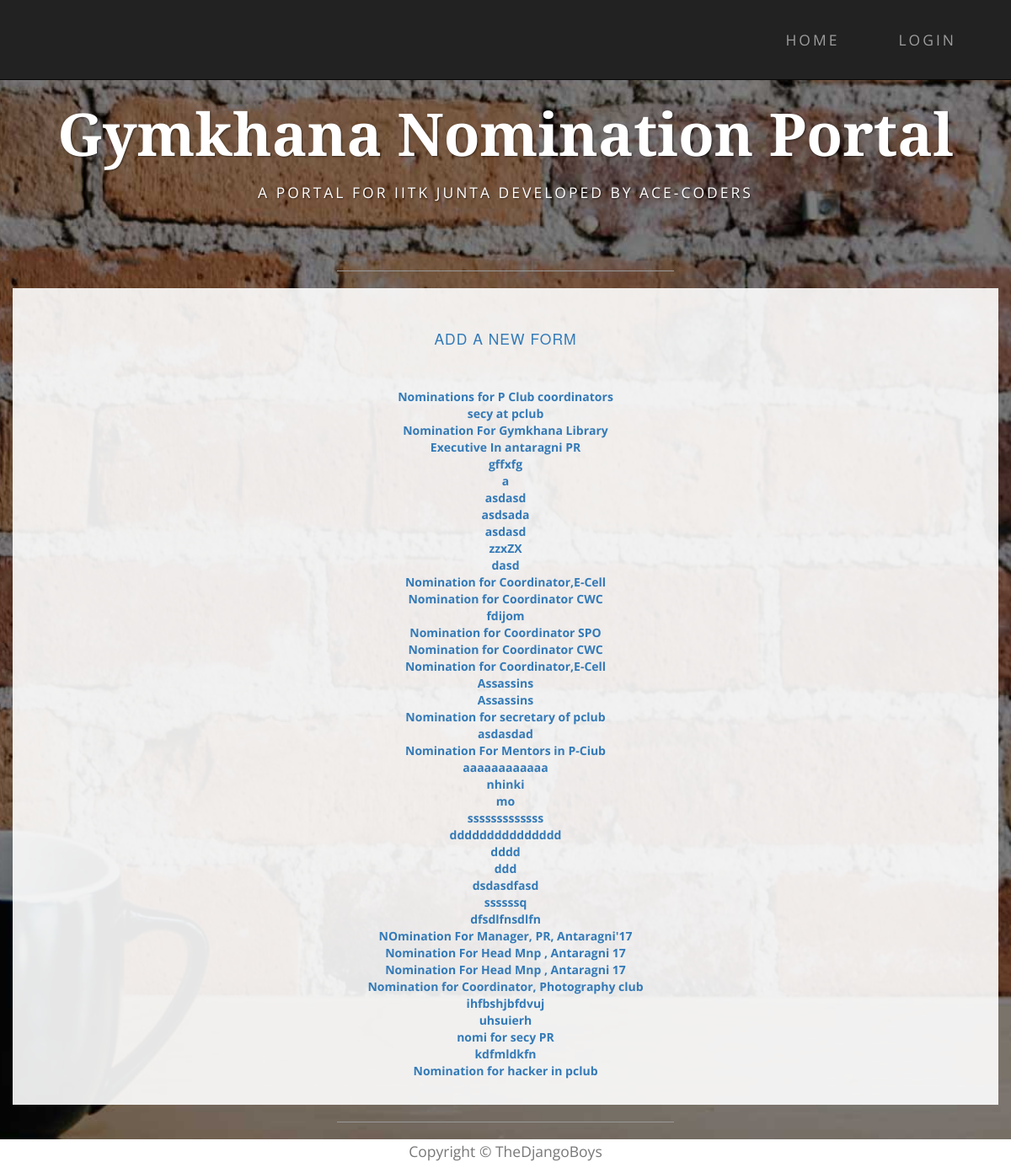
Before: /forms/ with the older database file.
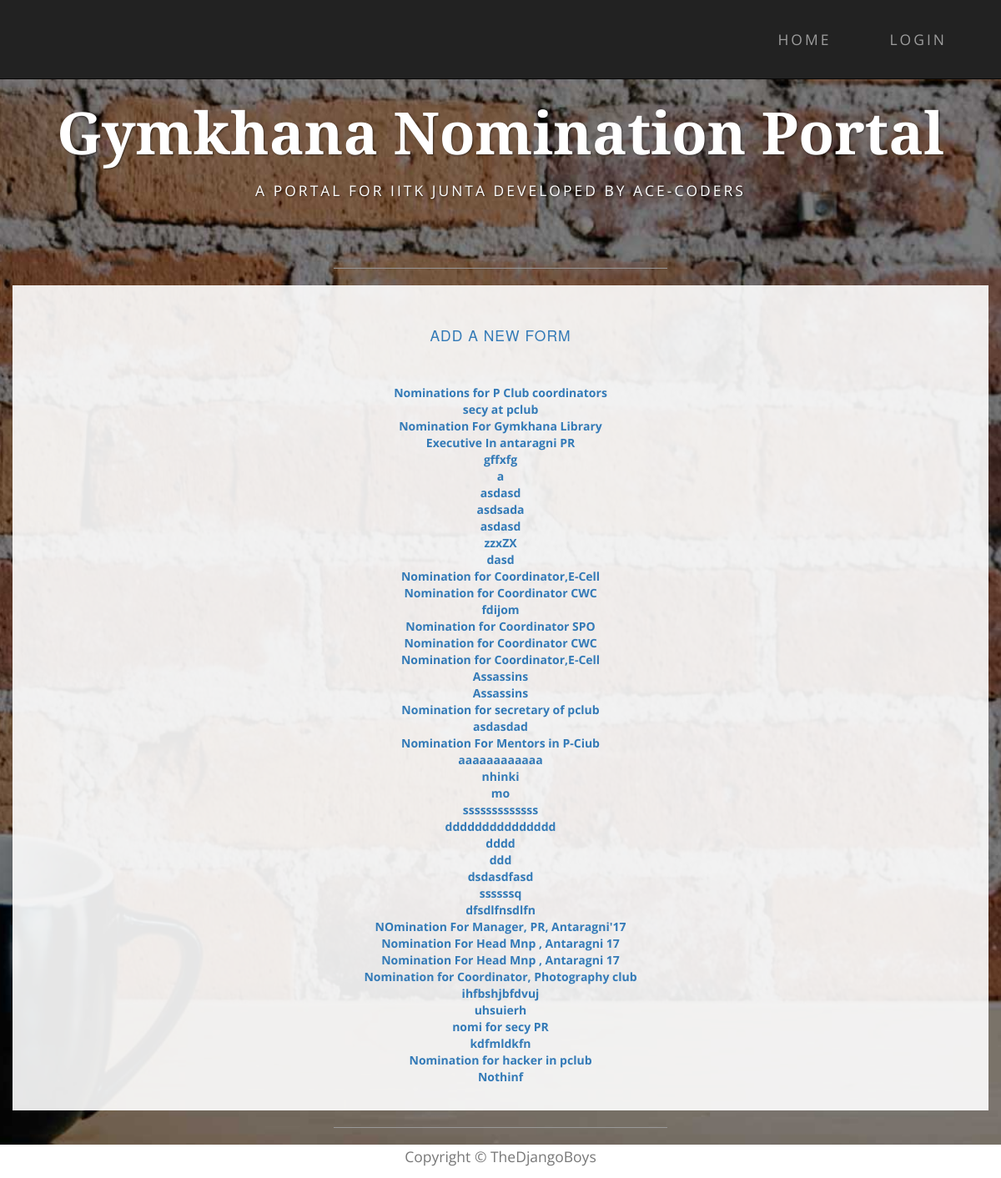
After: the same page with the newer database file.
### forms/models.py (models this page shows, shortened)
class Questionnaire(models.Model):
    name = models.CharField(max_length=100, null=True)
    description = models.TextField(max_length=1000)
    status = models.CharField(max_length=100, null=True, blank=True)

### forms/views.py (the view)
def index(request):
    forms = Questionnaire.objects.all()
    return render(request, 'forms/index.html', context={'forms': forms})

### forms/templates/forms/index.html (shortened to what this page needs)
{% extends "index.html" %}
{% load staticfiles %}
{% block content %}
<div class="container box">
    <div class="row">
        <div class="col-lg-12">
            <h2 class="intro-text text-center">
                <a href="{% url 'forms:build_form' %}">Add a new form</a>
            </h2>
            <br>
            <br>
            {% for form in forms %}
            <div class="row text-center">
                <a href="{% url 'forms:show_form' form.id %}"> <strong>{{form.name}}</strong></a>
            </div>
            {% endfor%}
        </div>
    </div>
</div>
{% endblock content %}

### nomi/templates/index.html (shortened to what this page needs)
{% extends 'base.html' %}
{% load staticfiles %}

### nomi/templates/base.html (shortened to what this page needs)
<!DOCTYPE html>
<html lang="en">
{% load staticfiles %}
<head>
    <link href="{% static 'nomi/css/bootstrap.min.css' %}" rel="stylesheet">
    <link href="{% static 'nomi/css/business-casual.css' %}" rel="stylesheet">
</head>
<body>
 {% block navigation %}
    <nav id="mainNav" class="navbar navbar-inverse navbar-custom navbar-fixed-top">
        <div class="container">
            <div class="collapse navbar-collapse" id="bs-example-navbar-collapse-1">
                 <ul class="nav navbar-nav navbar-right">
                    <li><a href="{% url 'index' %}">Home</a></li>
                    {% if user.is_authenticated %}
                     <li class="dropdown">
                         <a class="btn btn-link dropdown-toggle" data-toggle="dropdown"type="button">Notifications<span class="caret"></span></a>
                         <ul class="dropdown-menu notifications">
                          <!--   {% for each in notice%}
                                 <li class=" lc">{{each}}</li>
                                 <li class="divider"></li>
                             {% endfor %} -->
                             <li><a><b >See all notifications</b></a></li>
                         </ul>
                     </li>
                     <li><a href="{% url 'profile' %}" >{{user.get_username}}</a></li>
                     <li><a href="{% url 'logout' %}?next={% url 'index' %}">Logout</a></li>
                    {% else %}
                        <li><a href="{% url 'login' %}?next={{request.path}}">Login</a></li>
                     {% endif %}
                 </ul>
            </div>
        </div>
    </nav>
 {% endblock %}
 {% block heading %}
    <div class="brand main">Gymkhana Nomination Portal</div>
    <div class="address-bar">A PORTAL FOR IITK JUNTA DEVELOPED BY ACE-CODERS</div>
    <br>
    <hr>
 {% endblock %}
    {% block content %}
    {% endblock %}
    <hr>
    <div class="col-lg-12 text-center " style="background:white;height:40px">
        <p class="text-muted">Copyright &copy; TheDjangoBoys</p>
    </div>
</body>

### nomi/static/nomi/css/business-casual.css (style rules this page uses)
body { font-family: "Open Sans","Helvetica Neue",Helvetica,Arial,sans-serif; background: url('../img/bg.jpg') no-repeat center center fixed; -webkit-background-size: cover; -moz-background-size: cover; background-size: cover; -o-background-size: cover; }
h1, h2, h3, h4, h5, h6 { text-transform: uppercase; font-family: "Josefin Slab","Helvetica Neue",Helvetica,Arial,sans-serif; font-weight: 700; letter-spacing: 1px; }
p { font-size: 1.25em; line-height: 1.6; color: #000; }
hr { max-width: 400px; border-color: #999999; }
.brand, .address-bar { display: none; }
.navbar-nav { text-transform: uppercase; font-weight: 400; letter-spacing: 3px; }
.box { margin-bottom: 20px; padding: 30px 15px; background: #fff; background: rgba(255,255,255,0.9); }
.intro-text { text-transform: uppercase; font-size: 1.25em; font-weight: 400; letter-spacing: 1px; }
@media screen and (min-width:768px) { .brand { display: inherit; margin: 0; padding: 30px 0 10px; text-align: center; text-shadow: 1px 1px 2px rgba(0,0,0,0.5); font-family: "Josefin Slab","Helvetica Neue",Helvetica,Arial,sans-serif; font-size: 5em; font-weight: 700; line-height: normal; color: #fff; } }
@media screen and (min-width:768px) { .address-bar { display: inherit; margin: 0; padding: 0 0 40px; text-align: center; text-shadow: 1px 1px 2px rgba(0,0,0,0.5); text-transform: uppercase; font-size: 1.25em; font-weight: 400; letter-spacing: 3px; color: #fff; } }
@media screen and (min-width:768px) { .navbar { border-radius: 0; } }
@media screen and (min-width:768px) { .navbar { min-height: 0; } }
@media screen and (min-width:768px) { .nav>li>a { padding: 35px; } }
@media screen and (min-width:768px) { .navbar-nav>li>a { line-height: normal; } }
@media screen and (min-width:768px) { .navbar-nav { display: table; float: none; margin: 0 auto; table-layout: fixed; font-size: 1.25em; } }
@media screen and (min-width:1200px) { .box:after { content: ''; display: table; clear: both; } }

Changed rows visible on the page:
added Questionnaire: name "Nothinf"
